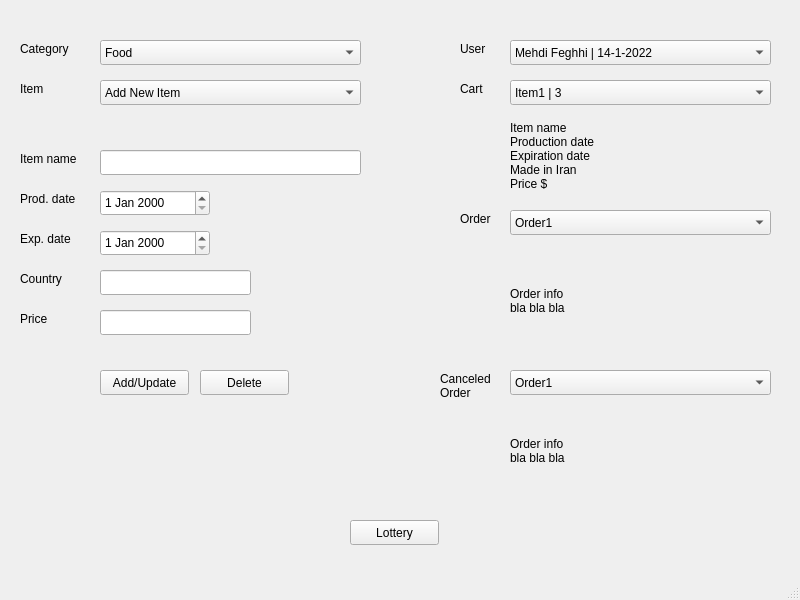
<?xml version="1.0" encoding="UTF-8"?>
<ui version="4.0">
 <class>adminWindow</class>
 <widget class="QMainWindow" name="adminWindow">
  <property name="geometry">
   <rect>
    <x>0</x>
    <y>0</y>
    <width>800</width>
    <height>600</height>
   </rect>
  </property>
  <property name="windowTitle">
   <string>Admin Panel</string>
  </property>
  <widget class="QWidget" name="centralwidget">
   <widget class="QComboBox" name="userCombo">
    <property name="geometry">
     <rect>
      <x>510</x>
      <y>40</y>
      <width>261</width>
      <height>25</height>
     </rect>
    </property>
    <item>
     <property name="text">
      <string>Mehdi Feghhi | 14-1-2022</string>
     </property>
    </item>
    <item>
     <property name="text">
      <string>Hassan Abbasi | 17-7-2021</string>
     </property>
    </item>
   </widget>
   <widget class="QLabel" name="label">
    <property name="geometry">
     <rect>
      <x>460</x>
      <y>40</y>
      <width>51</width>
      <height>17</height>
     </rect>
    </property>
    <property name="text">
     <string>User</string>
    </property>
   </widget>
   <widget class="QComboBox" name="cartCombo">
    <property name="geometry">
     <rect>
      <x>510</x>
      <y>80</y>
      <width>261</width>
      <height>25</height>
     </rect>
    </property>
    <item>
     <property name="text">
      <string>Item1 | 3</string>
     </property>
    </item>
    <item>
     <property name="text">
      <string>Item2 | 1</string>
     </property>
    </item>
    <item>
     <property name="text">
      <string>Item3 | 17</string>
     </property>
    </item>
   </widget>
   <widget class="QLabel" name="label_2">
    <property name="geometry">
     <rect>
      <x>460</x>
      <y>80</y>
      <width>51</width>
      <height>17</height>
     </rect>
    </property>
    <property name="text">
     <string>Cart</string>
    </property>
   </widget>
   <widget class="QLabel" name="itemInfo">
    <property name="geometry">
     <rect>
      <x>510</x>
      <y>110</y>
      <width>261</width>
      <height>91</height>
     </rect>
    </property>
    <property name="text">
     <string>Item name
Production date
Expiration date
Made in Iran
Price $</string>
    </property>
   </widget>
   <widget class="QComboBox" name="orderCombo">
    <property name="geometry">
     <rect>
      <x>510</x>
      <y>210</y>
      <width>261</width>
      <height>25</height>
     </rect>
    </property>
    <item>
     <property name="text">
      <string>Order1</string>
     </property>
    </item>
    <item>
     <property name="text">
      <string>Order2</string>
     </property>
    </item>
   </widget>
   <widget class="QLabel" name="orderInfo">
    <property name="geometry">
     <rect>
      <x>510</x>
      <y>250</y>
      <width>261</width>
      <height>101</height>
     </rect>
    </property>
    <property name="text">
     <string>Order info
bla bla bla</string>
    </property>
   </widget>
   <widget class="QLabel" name="label_3">
    <property name="geometry">
     <rect>
      <x>460</x>
      <y>210</y>
      <width>51</width>
      <height>17</height>
     </rect>
    </property>
    <property name="text">
     <string>Order</string>
    </property>
   </widget>
   <widget class="QComboBox" name="categoryCombo">
    <property name="geometry">
     <rect>
      <x>100</x>
      <y>40</y>
      <width>261</width>
      <height>25</height>
     </rect>
    </property>
    <item>
     <property name="text">
      <string>Food</string>
     </property>
    </item>
    <item>
     <property name="text">
      <string>Home</string>
     </property>
    </item>
   </widget>
   <widget class="QComboBox" name="itemCombo">
    <property name="geometry">
     <rect>
      <x>100</x>
      <y>80</y>
      <width>261</width>
      <height>25</height>
     </rect>
    </property>
    <item>
     <property name="text">
      <string>Add New Item</string>
     </property>
    </item>
    <item>
     <property name="text">
      <string>Item1 | 30$</string>
     </property>
    </item>
    <item>
     <property name="text">
      <string>Item2 | 7$</string>
     </property>
    </item>
    <item>
     <property name="text">
      <string>Item3 | 23$</string>
     </property>
    </item>
   </widget>
   <widget class="QLabel" name="label_5">
    <property name="geometry">
     <rect>
      <x>20</x>
      <y>40</y>
      <width>71</width>
      <height>17</height>
     </rect>
    </property>
    <property name="text">
     <string>Category</string>
    </property>
   </widget>
   <widget class="QLabel" name="label_6">
    <property name="geometry">
     <rect>
      <x>20</x>
      <y>80</y>
      <width>71</width>
      <height>17</height>
     </rect>
    </property>
    <property name="text">
     <string>Item</string>
    </property>
   </widget>
   <widget class="QLineEdit" name="itemnameInput">
    <property name="geometry">
     <rect>
      <x>100</x>
      <y>150</y>
      <width>261</width>
      <height>25</height>
     </rect>
    </property>
   </widget>
   <widget class="QLineEdit" name="priceInput">
    <property name="geometry">
     <rect>
      <x>100</x>
      <y>310</y>
      <width>151</width>
      <height>25</height>
     </rect>
    </property>
    <property name="dragEnabled">
     <bool>false</bool>
    </property>
   </widget>
   <widget class="QLineEdit" name="countryInput">
    <property name="geometry">
     <rect>
      <x>100</x>
      <y>270</y>
      <width>151</width>
      <height>25</height>
     </rect>
    </property>
   </widget>
   <widget class="QDateEdit" name="prodateEdit">
    <property name="geometry">
     <rect>
      <x>100</x>
      <y>190</y>
      <width>110</width>
      <height>26</height>
     </rect>
    </property>
   </widget>
   <widget class="QDateEdit" name="expdateEdit">
    <property name="geometry">
     <rect>
      <x>100</x>
      <y>230</y>
      <width>110</width>
      <height>26</height>
     </rect>
    </property>
   </widget>
   <widget class="QLabel" name="label_7">
    <property name="geometry">
     <rect>
      <x>20</x>
      <y>150</y>
      <width>81</width>
      <height>17</height>
     </rect>
    </property>
    <property name="text">
     <string>Item name</string>
    </property>
   </widget>
   <widget class="QLabel" name="label_8">
    <property name="geometry">
     <rect>
      <x>20</x>
      <y>190</y>
      <width>71</width>
      <height>17</height>
     </rect>
    </property>
    <property name="text">
     <string>Prod. date</string>
    </property>
   </widget>
   <widget class="QLabel" name="label_9">
    <property name="geometry">
     <rect>
      <x>20</x>
      <y>230</y>
      <width>71</width>
      <height>17</height>
     </rect>
    </property>
    <property name="text">
     <string>Exp. date</string>
    </property>
   </widget>
   <widget class="QLabel" name="label_10">
    <property name="geometry">
     <rect>
      <x>20</x>
      <y>270</y>
      <width>71</width>
      <height>17</height>
     </rect>
    </property>
    <property name="text">
     <string>Country</string>
    </property>
   </widget>
   <widget class="QLabel" name="label_11">
    <property name="geometry">
     <rect>
      <x>20</x>
      <y>310</y>
      <width>71</width>
      <height>17</height>
     </rect>
    </property>
    <property name="text">
     <string>Price</string>
    </property>
   </widget>
   <widget class="QPushButton" name="addButton">
    <property name="geometry">
     <rect>
      <x>100</x>
      <y>370</y>
      <width>89</width>
      <height>25</height>
     </rect>
    </property>
    <property name="text">
     <string>Add/Update</string>
    </property>
   </widget>
   <widget class="QPushButton" name="deleteButton">
    <property name="geometry">
     <rect>
      <x>200</x>
      <y>370</y>
      <width>89</width>
      <height>25</height>
     </rect>
    </property>
    <property name="text">
     <string>Delete</string>
    </property>
   </widget>
   <widget class="QLabel" name="label_4">
    <property name="geometry">
     <rect>
      <x>440</x>
      <y>370</y>
      <width>71</width>
      <height>31</height>
     </rect>
    </property>
    <property name="text">
     <string>Canceled
Order</string>
    </property>
   </widget>
   <widget class="QComboBox" name="cnceledorderCombo">
    <property name="geometry">
     <rect>
      <x>510</x>
      <y>370</y>
      <width>261</width>
      <height>25</height>
     </rect>
    </property>
    <item>
     <property name="text">
      <string>Order1</string>
     </property>
    </item>
    <item>
     <property name="text">
      <string>Order2</string>
     </property>
    </item>
   </widget>
   <widget class="QLabel" name="canceledorderInfo">
    <property name="geometry">
     <rect>
      <x>510</x>
      <y>400</y>
      <width>261</width>
      <height>101</height>
     </rect>
    </property>
    <property name="text">
     <string>Order info
bla bla bla</string>
    </property>
   </widget>
   <widget class="QPushButton" name="lotteryButton">
    <property name="geometry">
     <rect>
      <x>350</x>
      <y>520</y>
      <width>89</width>
      <height>25</height>
     </rect>
    </property>
    <property name="text">
     <string>Lottery</string>
    </property>
   </widget>
  </widget>
  <widget class="QMenuBar" name="menubar">
   <property name="geometry">
    <rect>
     <x>0</x>
     <y>0</y>
     <width>800</width>
     <height>22</height>
    </rect>
   </property>
  </widget>
  <widget class="QStatusBar" name="statusbar"/>
 </widget>
 <resources/>
 <connections/>
</ui>
